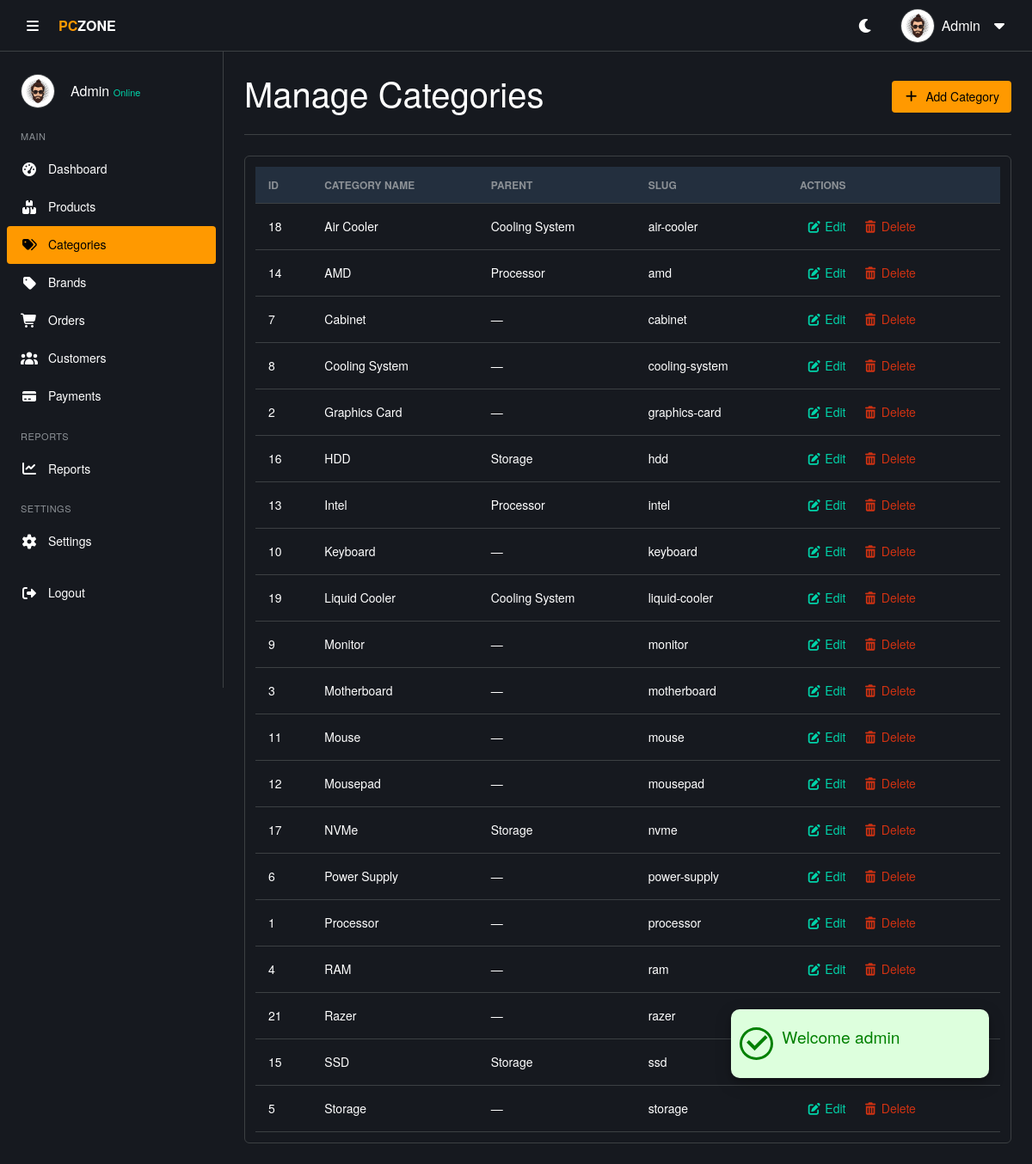
Screenshot of /admin/categories.php (signed in) with the database file from the repository.
### tables this page shows
CREATE TABLE IF NOT EXISTS `categories` (
  `category_id` int NOT NULL AUTO_INCREMENT,
  `category_name` varchar(100) NOT NULL,
  `parent_id` int DEFAULT NULL,
  `icon_image` varchar(255) DEFAULT NULL,
  `level` int DEFAULT '0',
  `slug` varchar(250) DEFAULT NULL,
  `status` enum('active','inactive') NOT NULL DEFAULT 'active',
  `sort_order` int DEFAULT '9999',
  `created_at` timestamp NULL DEFAULT CURRENT_TIMESTAMP,
  `updated_at` timestamp NULL DEFAULT CURRENT_TIMESTAMP ON UPDATE CURRENT_TIMESTAMP,
  PRIMARY KEY (`category_id`),
  UNIQUE KEY `category_name` (`category_name`),
  UNIQUE KEY `slug` (`slug`),
  KEY `parent_id` (`parent_id`)
);

### includes/functions.php (called while the page is built, shortened)
<?php
function e($v)
{
  return htmlspecialchars($v ?? '');
}

### admin/categories.php (the view, shortened to what this page needs)
<?php
require('../includes/functions.php');
$query_all = "SELECT c.*, p.category_name AS parent_name
              FROM categories c
              LEFT JOIN categories p ON c.parent_id = p.category_id
              ORDER BY c.category_name ASC";
$result_all = $conn->query($query_all);
$allCategories = $result_all->fetch_all(MYSQLI_ASSOC);
?>
<!DOCTYPE html>
<html lang="en">
<head>
  <?php require('./includes/header-link.php') ?>
</head>
<body>
  <?php require('./includes/alert.php');
  include './includes/header.php';
  include './includes/sidebar.php';
  ?>
  <main class="main-content">
    <div class="page-header">
      <h1>Manage Categories</h1>
      <button class="btn-add" data-bs-toggle="modal" data-bs-target="#addCategoryModal">
        <i class="fas fa-plus"></i> Add Category
      </button>
    </div>
    <div class="table-container">
      <table class="data-table">
        <thead>
          <tr>
            <th>ID</th>
            <th>Category Name</th>
            <th>Parent</th>
            <th>Slug</th>
            <th>Actions</th>
          </tr>
        </thead>
        <tbody>
          <?php if (!empty($allCategories)): ?>
            <?php foreach ($allCategories as $row): ?>
              <tr>
                <td><?= (int)$row['category_id'] ?></td>
                <td><?= e($row['category_name']) ?></td>
                <td><?= e($row['parent_name'] ?? '—') ?></td>
                <td><?= e($row['slug']) ?></td>
                <td>
                  <button class="btn-edit" data-bs-toggle="modal" data-bs-target="#editCategoryModal"
                    data-id="<?= (int)$row['category_id'] ?>"
                    data-name="<?= e($row['category_name'] ?? '') ?>"
                    data-parent="<?= $row['parent_id'] ?? '' ?>">
                    <i class="fas fa-edit"></i> Edit
                  </button>
                  <button class="btn-delete" data-bs-toggle="modal" data-bs-target="#deleteConfirmModal"
                    data-url="delete.php?category=<?= (int)$row['category_id'] ?>">
                    <i class="fas fa-trash-alt"></i> Delete
                  </button>
                </td>
              </tr>
            <?php endforeach; ?>
          <?php else: ?>
            <tr>
              <td colspan="5" class="text-center py-4">No categories found.</td>
            </tr>
          <?php endif; ?>
        </tbody>
      </table>
    </div>
  </main>
</body>
</html>

### admin/assets/css/style.css (style rules this page uses)
* { margin: 0; padding: 0; box-sizing: border-box; }
body { font-family: "Amazon Ember", "Helvetica Neue", Roboto, Arial, sans-serif; font-size: 16px; line-height: 1.5; background-color: var(--bg-body); color: var(--text-color); transition: background-color 0.3s, color 0.3s; }
:root { --bg-body: #16191f; --bg-section: #16191f; --bg-card: #16191f; --bg-input: #0d1117; --text-color: #ffffff; --text-muted: #8c9196; --border-color: #3c4043; --primary: #ff9900; --primary-hover: #ffad33; --primary-text: #000000; --hover-bg: #2a3139; --table-header: #232f3e; --scroll-track: #16191f; --success: #00d4aa; --danger: #d13212; --warning: #ff9900; --success-bg: rgba(0, 212, 170, 0.1); --danger-bg: rgba(209, 50, 18, 0.1); --warning-bg: rgba(255, 153, 0, 0.1); --transition: all 0.3s ease; }
.main-content { margin-left: 260px; padding: 24px; padding-top: 84px; transition: margin-left 0.3s, width 0.3s; background-color: var(--bg-body); min-height: 100vh; }
.page-header { display: flex; justify-content: space-between; align-items: center; margin-bottom: 24px; padding-bottom: 16px; border-bottom: 1px solid var(--border-color); }
.table-container { width: 100%; max-width: 100%; background-color: var(--bg-section); border: 1px solid var(--border-color); border-radius: 6px; overflow-x: auto; padding: 12px; }
.data-table, .product-table { width: 100%; border-collapse: collapse; font-size: 14px; color: var(--text-color); }
.data-table { width: 100%; border-collapse: collapse; font-size: 14px; }
.data-table th, .data-table td { padding: 12px 15px; text-align: left; border-bottom: 1px solid var(--border-color); color: var(--text-color); vertical-align: middle; }
.data-table th { background-color: var(--table-header); color: var(--text-muted); font-weight: 600; font-size: 12px; text-transform: uppercase; }
.btn-add, .btn-success { background-color: var(--primary); color: var(--primary-text); border: none; border-radius: 4px; padding: 8px 14px; font-weight: 500; font-size: 14px; text-decoration: none; display: inline-flex; align-items: center; gap: 8px; cursor: pointer; }
.btn-edit, .btn-delete { background: none; border: none; padding: 4px 8px; cursor: pointer; text-decoration: none; font-size: 14px; }
.btn-edit { color: var(--success); }
.btn-delete { color: var(--danger); }
.popup > .icon > i { font-size: 2rem; border-radius: 50%; margin: 0 10px; font-weight: 700; }
.popup-success > .icon > i { background-color: #ddffdd; color: green; border: 3px solid green; border-radius: 50%; }

### rows the page displays
categories: category_id "18", category_name "Air Cooler", categories.category_name "Cooling System", slug "air-cooler"
categories: category_id "14", category_name "AMD", categories.category_name "Processor", slug "amd"
categories: category_id "7", category_name "Cabinet", parent_name "—", slug "cabinet"
categories: category_id "8", category_name "Cooling System", parent_name "—", slug "cooling-system"
categories: category_id "2", category_name "Graphics Card", parent_name "—", slug "graphics-card"
categories: category_id "16", category_name "HDD", categories.category_name "Storage", slug "hdd"
categories: category_id "13", category_name "Intel", categories.category_name "Processor", slug "intel"
categories: category_id "10", category_name "Keyboard", parent_name "—", slug "keyboard"
categories: category_id "19", category_name "Liquid Cooler", categories.category_name "Cooling System", slug "liquid-cooler"
categories: category_id "9", category_name "Monitor", parent_name "—", slug "monitor"
categories: category_id "3", category_name "Motherboard", parent_name "—", slug "motherboard"
categories: category_id "11", category_name "Mouse", parent_name "—", slug "mouse"
categories: category_id "12", category_name "Mousepad", parent_name "—", slug "mousepad"
categories: category_id "17", category_name "NVMe", categories.category_name "Storage", slug "nvme"
categories: category_id "6", category_name "Power Supply", parent_name "—", slug "power-supply"
categories: category_id "1", category_name "Processor", parent_name "—", slug "processor"
categories: category_id "4", category_name "RAM", parent_name "—", slug "ram"
categories: category_id "21", category_name "Razer", parent_name "—", slug "razer"
categories: category_id "15", category_name "SSD", categories.category_name "Storage", slug "ssd"
categories: category_id "5", category_name "Storage", parent_name "—", slug "storage"

### other values shown
$_SESSION['message']['title'] "Welcome admin"
$userName "Admin"
$_SESSION['full_name'] "Admin"
